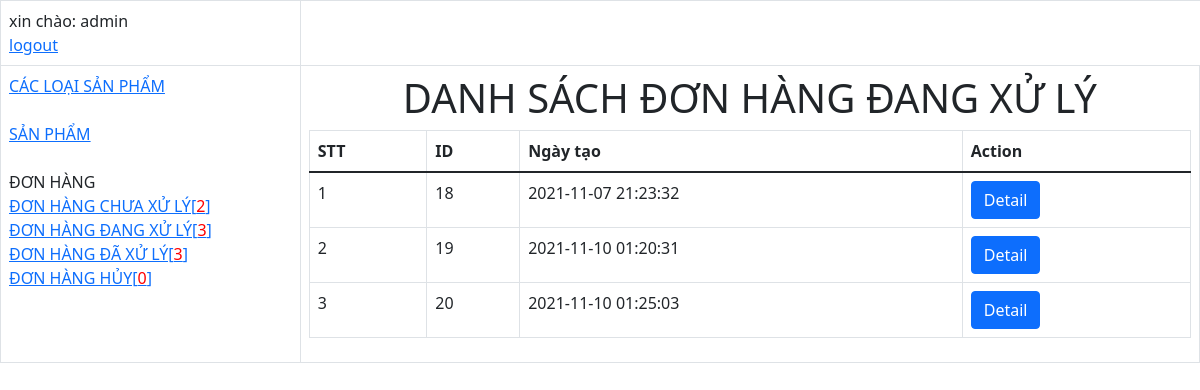
/website/admin/?option=order&status=2 (signed in), run on the app's committed database.
### tables this page shows
CREATE TABLE `orders` (
  `id` int(11) NOT NULL,
  `ordermethodid` int(11) NOT NULL,
  `userid` int(11) NOT NULL,
  `orderdate` datetime NOT NULL DEFAULT current_timestamp(),
  `status` tinyint(1) NOT NULL DEFAULT 1 COMMENT '1: Chia xử lý; 2: Đang xử lý; 3: Đã xử lý;4: Hủy; ',
  `name` varchar(30) NOT NULL,
  `address` varchar(150) NOT NULL,
  `mobile` varchar(30) NOT NULL,
  `email` varchar(60) NOT NULL,
  `note` varchar(200) NOT NULL
);

### website/views/admin/order/showorders.php (the view, shortened to what this page needs)
<?php
$status=$_GET['status'];
$query ="select*from orders where status=$status";
$result = $con->query($query);
?>
<h1  style="  text-align: center; " >DANH SÁCH ĐƠN HÀNG <?=$status==1?'CHƯA XỬ LÝ':($status==2?'ĐANG XỬ LÝ':($status==3?'ĐÃ XỬ LÝ':'HỦY'))?></h1>
<table class="table table-bordered">
    <thead>
        <tr>
            <th>STT</th>
            <th>ID</th>
            <th>Ngày tạo  </th>
           <th>Action</th>
        </tr>
    </thead>
    <tbody>
        <?php $count=1;?>
        <?php foreach($result as $item):?>
            <tr>
                <td><?=$count++?></td>
                <td><?=$item['id']?></td>
                <td><?=$item['orderdate']?></td>
                 <td><a href="?option=orderdetail&id=<?=$item['id']?>"><input class="btn btn-primary" type="button" value="Detail"></a>  </td>
            </tr>
            <?php endforeach;?>
    </tbody>
</table>

### data on the page
orders: id "18", orderdate "2021-11-07 21:23:32"
orders: id "19", orderdate "2021-11-10 01:20:31"
orders: id "20", orderdate "2021-11-10 01:25:03"

### other printed values
$_SESSION['admin'] "admin"
$chuaxuly "2"
$dangxuly "3"
$daxuly "3"
$huy "0"
